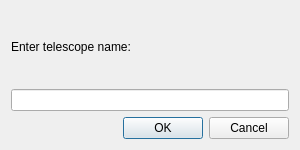
<?xml version="1.0" encoding="UTF-8"?>
<ui version="4.0">
 <class>TelescopeDialog</class>
 <widget class="QDialog" name="TelescopeDialog">
  <property name="geometry">
   <rect>
    <x>0</x>
    <y>0</y>
    <width>300</width>
    <height>150</height>
   </rect>
  </property>
  <property name="windowTitle">
   <string>Enter Telescope</string>
  </property>
  <property name="modal">
   <bool>true</bool>
  </property>
  <layout class="QVBoxLayout" name="verticalLayout">
   <item>
    <widget class="QLabel" name="label">
     <property name="text">
      <string>Enter telescope name:</string>
     </property>
    </widget>
   </item>
   <item>
    <widget class="QLineEdit" name="telescope_edit"/>
   </item>
   <item>
    <widget class="QDialogButtonBox" name="buttonBox">
     <property name="standardButtons">
      <set>QDialogButtonBox::Cancel|QDialogButtonBox::Ok</set>
     </property>
    </widget>
   </item>
  </layout>
 </widget>
 <resources/>
 <connections>
  <connection>
   <sender>buttonBox</sender>
   <signal>accepted()</signal>
   <receiver>TelescopeDialog</receiver>
   <slot>accept()</slot>
   <hints>
    <hint type="sourcelabel">
     <x>149</x>
     <y>125</y>
    </hint>
    <hint type="destinationlabel">
     <x>149</x>
     <y>74</y>
    </hint>
   </hints>
  </connection>
  <connection>
   <sender>buttonBox</sender>
   <signal>rejected()</signal>
   <receiver>TelescopeDialog</receiver>
   <slot>reject()</slot>
   <hints>
    <hint type="sourcelabel">
     <x>149</x>
     <y>125</y>
    </hint>
    <hint type="destinationlabel">
     <x>149</x>
     <y>74</y>
    </hint>
   </hints>
  </connection>
 </connections>
</ui>
